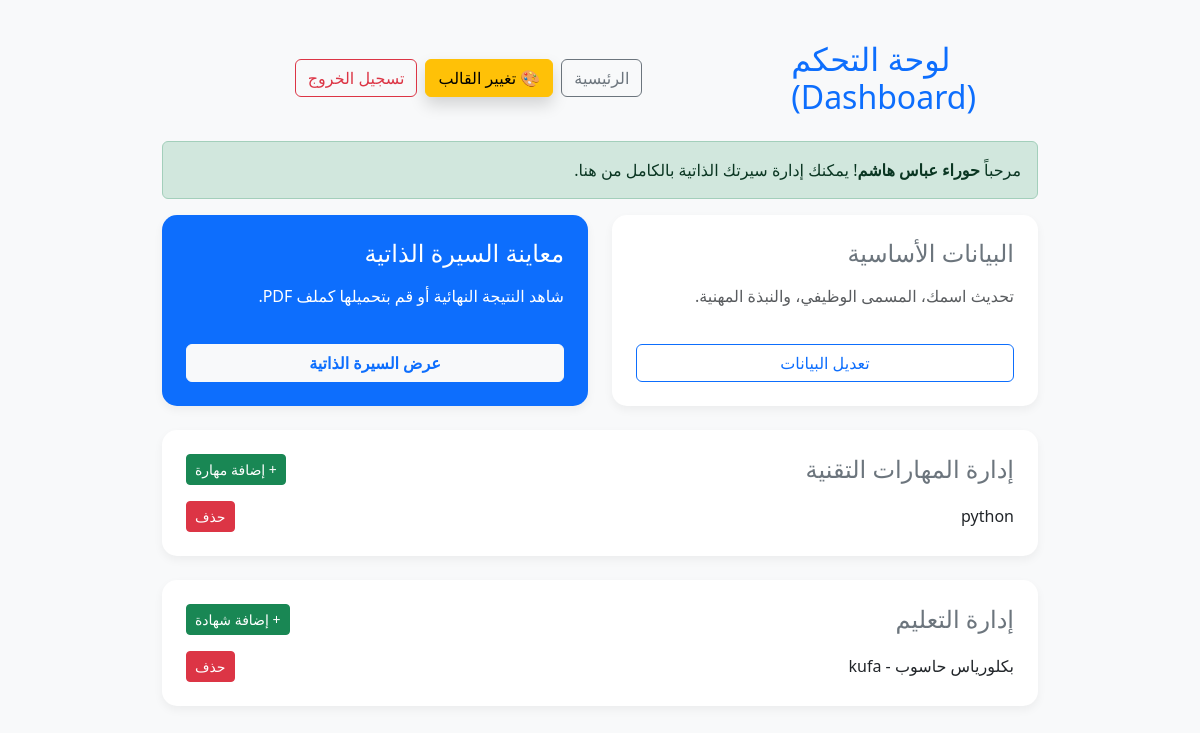
Before: /dashboard/ (signed in) with the older database file.
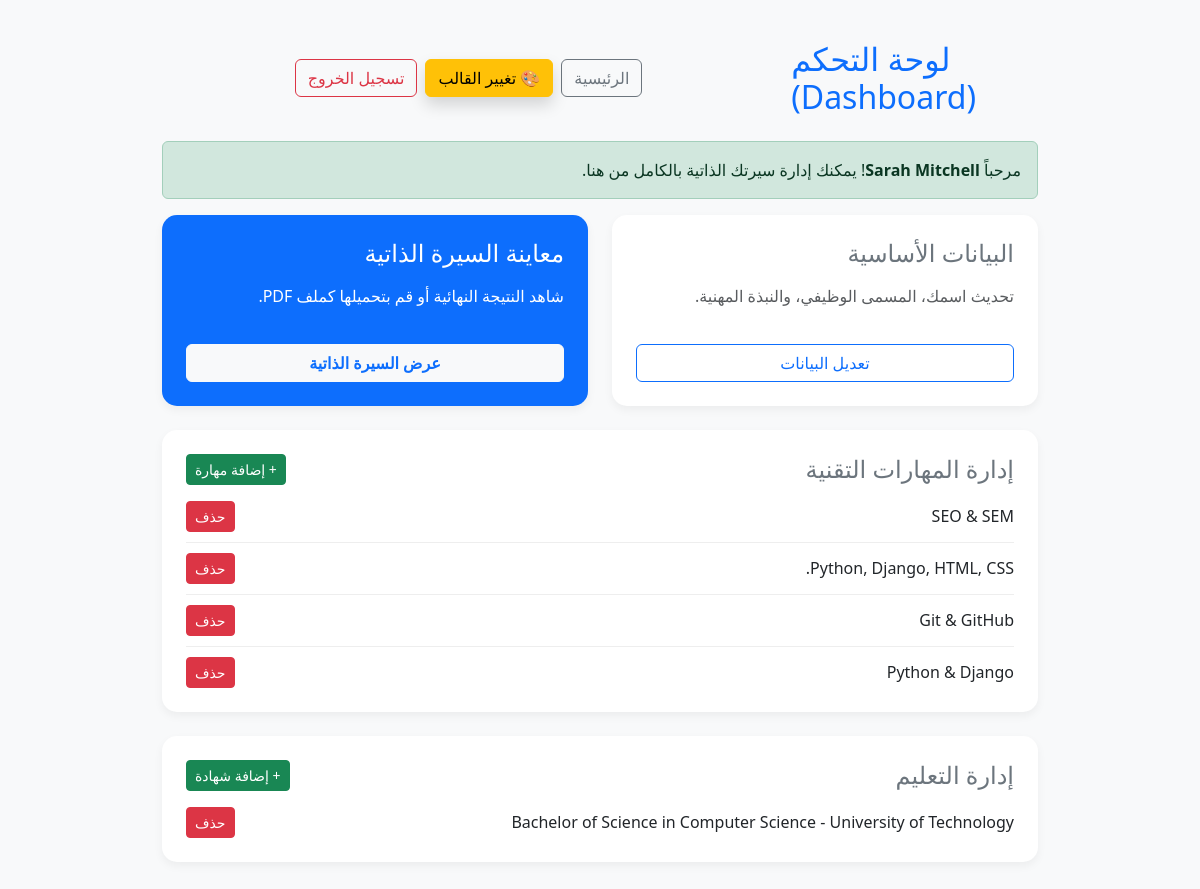
After: the same page with the newer database file.
### cv_app/models.py (models this page shows, shortened)
class Profile(models.Model):
    user = models.ForeignKey(settings.AUTH_USER_MODEL, on_delete=models.CASCADE, null=True, blank=True)
    STYLE_CHOICES = [
        ('classic', 'كلاسيك أبيض - Classic White'),
        ('modern-dark', 'مودرن غامق - Modern Dark'),
        ('creative-blue', 'إبداعي أزرق - Creative Blue'),
        ('elegant', 'أنيق ومقسم - Elegant Minimal'),
    ]
    name = models.CharField(max_length=100)
    job_title = models.CharField(max_length=100)
    email = models.EmailField()
    phone_number = models.CharField(max_length=20, blank=True, null=True) # رقم الموبايل
    address = models.CharField(max_length=200, blank=True, null=True, verbose_name="عنوان السكن")
    profile_picture = models.ImageField(upload_to='profile_pics/', blank=True, null=True) # الصورة الشخصية
    cv_style = models.CharField(
        max_length=30,
        choices=STYLE_CHOICES,
        default='classic',
        verbose_name='نمط السيرة الذاتية'
    )
    bio = models.TextField()
    social_link = models.URLField(blank=True, null=True)

class Skill(models.Model):
    profile = models.ForeignKey(Profile, on_delete=models.CASCADE)
    skill_name = models.CharField(max_length=50)

class Education(models.Model):
    profile = models.ForeignKey(Profile, on_delete=models.CASCADE)
    university = models.CharField(max_length=150)
    degree = models.CharField(max_length=100)
    graduation_year = models.CharField(max_length=4)

### cv_app/views.py (the view)
# urls.py: path('dashboard/', views.dashboard, name='dashboard'),
@login_required
def dashboard(request):
    profile = Profile.objects.filter(user=request.user).last()
    return render(request, 'dashboard.html', {'profile': profile})

### cv_app/templates/dashboard.html (shortened to what this page needs)
<!DOCTYPE html>
<html lang="ar" dir="rtl">
<head>
    <link href="https://cdn.jsdelivr.net/npm/bootstrap@5.3.0/dist/css/bootstrap.min.css" rel="stylesheet">
</head>
<body>
<div class="container dashboard-container">
    <div class="d-flex flex-column flex-md-row justify-content-between align-items-center mb-4 gap-3">
        <h2 class="text-primary text-center text-md-start mb-0">لوحة التحكم (Dashboard)</h2>
        <div class="d-flex flex-wrap justify-content-center gap-2 w-100 w-md-auto">
            <a href="{% url 'landing_page' %}" class="btn btn-outline-secondary">الرئيسية</a>
            <a href="{% url 'choose_template' %}" class="btn btn-warning shadow">🎨 تغيير القالب</a>
            <form method="POST" action="{% url 'logout' %}" class="d-inline">
                <button type="submit" class="btn btn-outline-danger">تسجيل الخروج</button>
            </form>
        </div>
    </div>
    {% if profile %}
        <div class="alert alert-success">
            مرحباً <strong>{{ profile.name }}</strong>! يمكنك إدارة سيرتك الذاتية بالكامل من هنا.
        </div>
        <div class="row">
            <div class="col-md-6">
                <div class="card p-4 h-100">
                    <h4 class="text-secondary mb-3">البيانات الأساسية</h4>
                    <p class="text-muted">تحديث اسمك، المسمى الوظيفي، والنبذة المهنية.</p>
                    <a href="{% url 'edit_profile' profile.id %}" class="btn btn-outline-primary mt-auto">تعديل البيانات</a>
                </div>
            </div>
            <div class="col-md-6">
                <div class="card p-4 bg-primary text-white h-100">
                    <h4 class="mb-3 text-white">معاينة السيرة الذاتية</h4>
                    <p>شاهد النتيجة النهائية أو قم بتحميلها كملف PDF.</p>
                    <a href="{% url 'home' %}" class="btn btn-light text-primary fw-bold mt-auto">عرض السيرة الذاتية</a>
                </div>
            </div>
        </div>
        <div class="card p-4 mt-4">
            <div class="d-flex justify-content-between align-items-center mb-3">
                <h4 class="text-secondary m-0">إدارة المهارات التقنية</h4>
                <a href="{% url 'add_skill' profile.id %}" class="btn btn-sm btn-success">+ إضافة مهارة</a>
            </div>
            {% for skill in profile.skill_set.all %}
                <div class="item-list">
                    <span>{{ skill.skill_name }}</span>
                    <a href="{% url 'delete_skill' skill.id %}" class="btn btn-sm btn-danger">حذف</a>
                </div>
            {% empty %}
                <p class="text-muted">لم تقم بإضافة مهارات بعد.</p>
            {% endfor %}
        </div>
        <div class="card p-4 mt-4">
            <div class="d-flex justify-content-between align-items-center mb-3">
                <h4 class="text-secondary m-0">إدارة التعليم</h4>
                <a href="{% url 'add_education' profile.id %}" class="btn btn-sm btn-success">+ إضافة شهادة</a>
            </div>
            {% for edu in profile.education_set.all %}
                <div class="item-list">
                    <span>{{ edu.degree }} - {{ edu.university }}</span>
                    <a href="{% url 'delete_education' edu.id %}" class="btn btn-sm btn-danger">حذف</a>
                </div>
            {% empty %}
                <p class="text-muted">لم تقم بإضافة تعليم بعد.</p>
            {% endfor %}
        </div>
    {% else %}
        <div class="alert alert-warning">
            لا يوجد حساب حالياً. <a href="{% url 'cv_builder' %}">اضغط هنا لإنشاء سيرة ذاتية جديدة.</a>
        </div>
    {% endif %}
</div>
</body>
</html>

Changed rows visible on the page:
no longer on this page (row edited): Profile: name "حوراء عباس هاشم"
no longer on this page (row unchanged): Skill: skill_name "python"
no longer on this page (row unchanged): Education: degree "بكلورياس حاسوب", university "kufa"
added Profile: name "Sarah Mitchell"
added Skill: skill_name "SEO & SEM"
added Skill: skill_name "Python, Django, HTML, CSS."
added Skill: skill_name "Git & GitHub"
added Skill: skill_name "Python & Django"
added Education: degree "Bachelor of Science in Computer Science", university "University of Technology"
